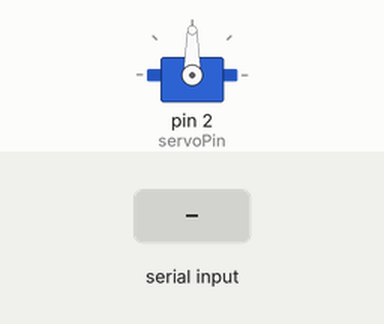
Recording of a sketch running on a simulated Arduino Uno, built with avr-gcc and run on an emulated ATmega328P. Shown: servo. Inputs (shaded band) come from the test bench.

Above: at 1.2 s.
1.3 s: "90,45\n" received over Serial
At 1.9 s:
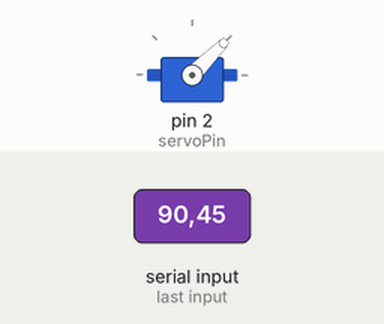
2.8 s: "30,150\n" received over Serial
At 4.0 s:
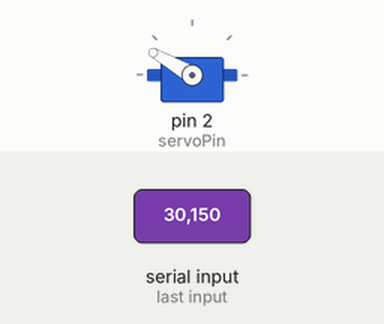
4.3 s: "90\n" received over Serial
At 5.2 s:
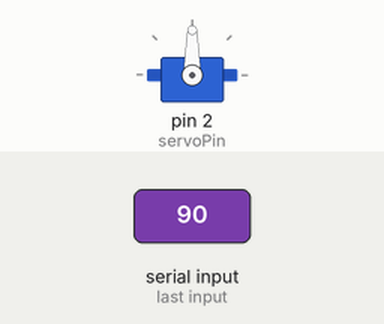
Timing chart, 0 to 7.3 s (numbered marks = the images above; inputs shaded):
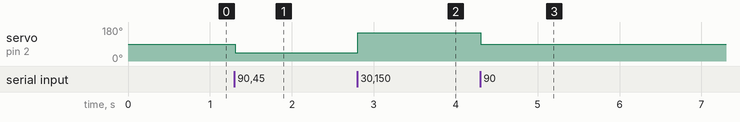

The sketch:

test2.ino
```cpp
//Servo Setup Code
#include <Servo.h>
Servo myServo;

//Component Pins
int servoPin = 2;

//Servo Positon
int servoPos;

//Delay
int dt = 150;

void setup() {
  Serial.begin (9600);
  myServo.attach (servoPin);
  pinMode (servoPin, OUTPUT);
}

//servo degrees are from 20 - 165
void loop() {
  if (Serial.available() > 0) { // Checks whether data is coming from the serial port
    servoPos = Serial.parseInt(); // Reads the data from the serial port
  }

  if (servoPos <= 165 && servoPos >= 20) {
    myServo.write (servoPos);
  }
}
```

Measured:
- after the input at 1.3 s, servo on pin 2 (servoPin): 90° → 45° at once
- after the input at 2.8 s, servo on pin 2 (servoPin): 45° → 150° at once
- after the input at 4.3 s, servo on pin 2 (servoPin): 150° → 90° at once
